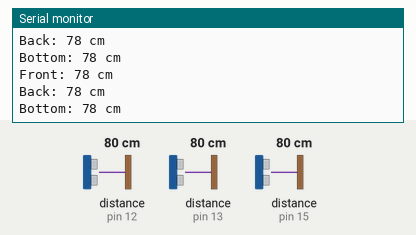
This sketch was run on a simulated Arduino Uno, built with avr-gcc and run on an emulated ATmega328P. Shown: the last lines printed to the serial monitor. Wiring (inferred from the names in the program): 3 × ultrasonic range finder: trigger pin 12, echo pin 12 / trigger pin 13, echo pin 13 / trigger pin 15, echo pin 15. The test bench sets the inputs (shaded band); at power-on: distance to the obstacle (sensors on pin 12, pin 13, pin 15) 80 cm. The echo pulse lasts 58.3 µs per cm.

Above: at 1.8 s.
1.9 s: distance to the obstacle (sensor on pin 12) set to 2 cm
At 2.9 s:
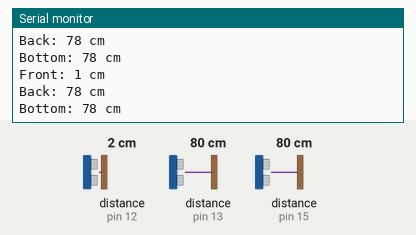
3.4 s: distance to the obstacle (sensor on pin 13) set to 2 cm
At 4.7 s:
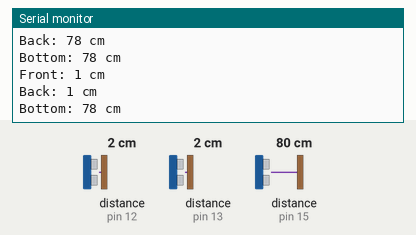
4.9 s: distance to the obstacle (sensor on pin 15) set to 2 cm
At 5.9 s:
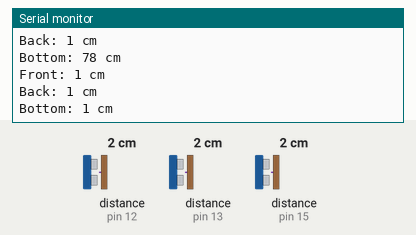
6.4 s: distance to the obstacle (sensor on pin 12) set to 4 cm
At 7.7 s:
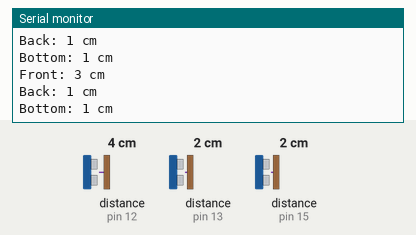
7.9 s: distance to the obstacle (sensor on pin 13) set to 4 cm
At 8.9 s:
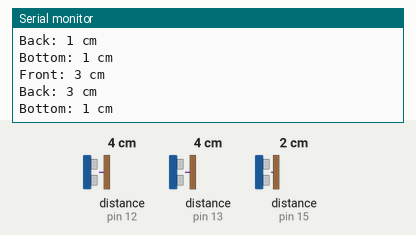
9.4 s: distance to the obstacle (sensor on pin 15) set to 4 cm
At 10.7 s:
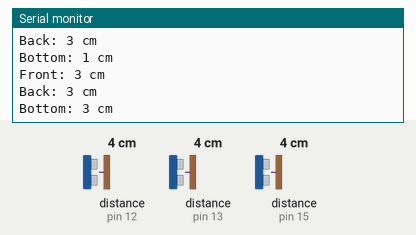
Timing chart, 0 to 11.9 s (numbered marks = the images above; inputs shaded):
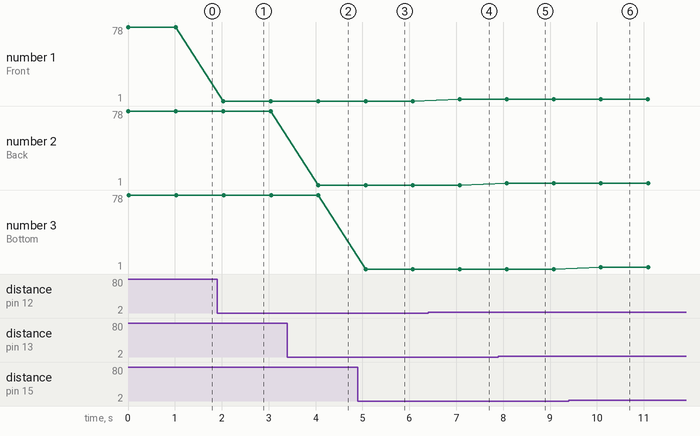

The sketch:

sensor.ino
```cpp
#define SENSOR1_PIN 12
#define SENSOR2_PIN 13
#define SENSOR3_PIN 15

long readDistanceCM(int pin) {
  pinMode(pin, OUTPUT);
  digitalWrite(pin, LOW);
  delayMicroseconds(2);
  digitalWrite(pin, HIGH);
  delayMicroseconds(10);
  digitalWrite(pin, LOW);

  pinMode(pin, INPUT);
  long duration = pulseIn(pin, HIGH, 30000); // timeout 30ms
  return duration * 0.034 / 2;
}

void setup() {
  Serial.begin(115200);
}

void loop() {
  Serial.print("Front: "); Serial.print(readDistanceCM(SENSOR1_PIN)); Serial.println(" cm");
  Serial.print("Back: "); Serial.print(readDistanceCM(SENSOR2_PIN)); Serial.println(" cm");
  Serial.print("Bottom: "); Serial.print(readDistanceCM(SENSOR3_PIN)); Serial.println(" cm");
  delay(1000);
}
```

Measured:
- after the input at 1.9 s, the serial monitor: prints a new line after 0.13 s (image 1)
- after the input at 3.4 s, the serial monitor: prints a new line after 0.66 s (image 2)
- after the input at 4.9 s, the serial monitor: prints a new line after 0.17 s (image 3)
- after the input at 6.4 s, the serial monitor: prints a new line after 0.67 s (image 4)
- after the input at 7.9 s, the serial monitor: prints a new line after 0.18 s (image 5)
- after the input at 9.4 s, the serial monitor: prints a new line after 0.69 s (image 6)
- plotted number 1: 78 → 1 after the input at 1.9 s, 1 → 3 after the input at 6.4 s
